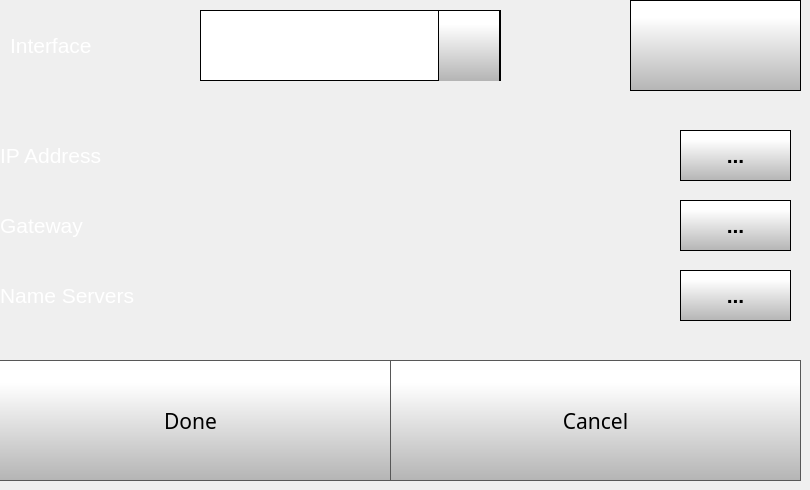
    <widget class="QWidget" name="staticIPSettingsPage">
     <widget class="QComboBox" name="staticIPComboBox">
      <property name="geometry">
       <rect>
        <x>200</x>
        <y>10</y>
        <width>301</width>
        <height>71</height>
       </rect>
      </property>
      <property name="font">
       <font>
        <family>Gotham</family>
        <pointsize>16</pointsize>
       </font>
      </property>
      <property name="contextMenuPolicy">
       <enum>Qt::NoContextMenu</enum>
      </property>
      <property name="styleSheet">
       <string notr="true"> QScrollBar:vertical {
     border: 1px solid black;
border-radius: 5px;
    background-color: rgb(40,40,40);
     width: 60px;
     margin: 67px 0 67px 0;
 }

/* Sets up the color and height of handle */
QScrollBar::handle:vertical {
border-radius: 5px;
background: qlineargradient(spread:pad, x1:0, y1:1, x2:0, y2:0.188, stop:0 rgba(180, 180, 180, 255), stop:1 rgba(255, 255, 255, 255));
min-height: 7px;
}


QScrollBar::add-line:vertical {
     border: 1px solid black;
background: qlineargradient(spread:pad, x1:0, y1:1, x2:0, y2:0.188, stop:0 rgba(180, 180, 180, 255), stop:1 rgba(255, 255, 255, 255));
     height:65px;
border-radius: 5px;
     subcontrol-position: bottom;
     subcontrol-origin: margin;
 }

 QScrollBar::sub-line:vertical {
     border: 1px solid black;
background: qlineargradient(spread:pad, x1:0, y1:1, x2:0, y2:0.188, stop:0 rgba(180, 180, 180, 255), stop:1 rgba(255, 255, 255, 255));
     height: 65px;
border-radius: 5px;
     subcontrol-position: top;
     subcontrol-origin: margin;
 }

QScrollBar::up-arrow:vertical {
 image: url(./templates/img/arrows.png);
    width: 40px;
    height: 40px;
 padding: 5px;
 }
QScrollBar::down-arrow:vertical {
 image: url(./templates/img/arrows-5.png);
    width: 40px;
    height: 40px;
 padding: 5px;
 }

/* need this to get rid of crosshatching on scrollbar background */
QScrollBar::add-page:vertical, QScrollBar::sub-page:vertical {
background: none;
}

QComboBox {
border: 1px solid black;
    padding: 0px 18px 0px 3px;
    min-width: 6em;

}

QComboBox::item {
	color: rgb(0, 0, 0);
}

QComboBox:editable {
    background: white;
}

QComboBox:!editable, QComboBox::drop-down:editable {
background: white;
}

/* QComboBox gets the &quot;on&quot; state when the popup is open */
QComboBox:!editable:on, QComboBox::drop-down:editable:on {
background: white;
}


QComboBox::drop-down {
border-left: 1px solid black;
border-right: 1px solid black;
	background-color: qlineargradient(spread:pad, x1:0, y1:1, x2:0, y2:0.188, stop:0 rgba(180, 180, 180, 255), stop:1 rgba(255, 255, 255, 255));
    width: 60px;
     height: 70px;

}

QComboBox::down-arrow {

image: url(./templates/img/arrows-5.png);
width: 30px;
height: 30px;

}


QComboBox QAbstractItemView {
    selection-background-color: rgb(40, 40, 40);
    background: white;
}</string>
      </property>
      <property name="editable">
       <bool>false</bool>
      </property>
      <property name="maxVisibleItems">
       <number>8</number>
      </property>
      <property name="iconSize">
       <size>
        <width>30</width>
        <height>30</height>
       </size>
      </property>
     </widget>
     <widget class="QLabel" name="staticIPINterfaceLabel">
      <property name="geometry">
       <rect>
        <x>10</x>
        <y>30</y>
        <width>171</width>
        <height>30</height>
       </rect>
      </property>
      <property name="font">
       <font>
        <family>MS Shell Dlg 2</family>
        <pointsize>16</pointsize>
        <weight>50</weight>
        <bold>false</bold>
       </font>
      </property>
      <property name="contextMenuPolicy">
       <enum>Qt::NoContextMenu</enum>
      </property>
      <property name="styleSheet">
       <string notr="true">color: rgb(255, 255, 255);</string>
      </property>
      <property name="text">
       <string>Interface</string>
      </property>
     </widget>
     <widget class="QPushButton" name="staticIPSettingsDoneButton">
      <property name="geometry">
       <rect>
        <x>-10</x>
        <y>360</y>
        <width>401</width>
        <height>121</height>
       </rect>
      </property>
      <property name="font">
       <font>
        <family>Gotham</family>
        <pointsize>16</pointsize>
       </font>
      </property>
      <property name="contextMenuPolicy">
       <enum>Qt::NoContextMenu</enum>
      </property>
      <property name="styleSheet">
       <string notr="true">QPushButton {
     border: 1px solid rgb(87, 87, 87);
	background-color: qlineargradient(spread:pad, x1:0, y1:1, x2:0, y2:0.188, stop:0 rgba(180, 180, 180, 255), stop:1 rgba(255, 255, 255, 255));


}

QPushButton:pressed {
    background-color: qlineargradient(x1: 0, y1: 0, x2: 0, y2: 1,
                                      stop: 0 #dadbde, stop: 1 #f6f7fa);
}

QPushButton:flat {
    border: none; /* no border for a flat push button */
}

QPushButton:default {
    border-color: navy; /* make the default button prominent */
}

QPushButton:focus {
	outline: none;
}</string>
      </property>
      <property name="text">
       <string>Done</string>
      </property>
      <property name="iconSize">
       <size>
        <width>40</width>
        <height>40</height>
       </size>
      </property>
     </widget>
     <widget class="QWidget" name="ethStaticSettings" native="true">
      <property name="geometry">
       <rect>
        <x>-10</x>
        <y>120</y>
        <width>801</width>
        <height>211</height>
       </rect>
      </property>
      <property name="font">
       <font>
        <pointsize>16</pointsize>
       </font>
      </property>
      <widget class="QPushButton" name="staticIPGatewayKeyboardButton">
       <property name="geometry">
        <rect>
         <x>690</x>
         <y>80</y>
         <width>111</width>
         <height>51</height>
        </rect>
       </property>
       <property name="font">
        <font>
         <family>MS Shell Dlg 2</family>
         <pointsize>16</pointsize>
         <weight>75</weight>
         <bold>true</bold>
        </font>
       </property>
       <property name="contextMenuPolicy">
        <enum>Qt::NoContextMenu</enum>
       </property>
       <property name="styleSheet">
        <string notr="true">QPushButton {
     border: 1px solid rgb(0, 0, 0);
	background-color: qlineargradient(spread:pad, x1:0, y1:1, x2:0, y2:0.188, stop:0 rgba(180, 180, 180, 255), stop:1 rgba(255, 255, 255, 255));


}

QPushButton:pressed {
    background-color: qlineargradient(x1: 0, y1: 0, x2: 0, y2: 1,
                                      stop: 0 #dadbde, stop: 1 #f6f7fa);
}

QPushButton:flat {
    border: none; /* no border for a flat push button */
}

QPushButton:default {
    border-color: navy; /* make the default button prominent */
}

QPushButton:focus {
	outline: none;
}</string>
       </property>
       <property name="text">
        <string>...</string>
       </property>
       <property name="iconSize">
        <size>
         <width>40</width>
         <height>40</height>
        </size>
       </property>
      </widget>
      <widget class="QLabel" name="staticIPGatewayLabel">
       <property name="geometry">
        <rect>
         <x>10</x>
         <y>90</y>
         <width>110</width>
         <height>30</height>
        </rect>
       </property>
       <property name="font">
        <font>
         <family>MS Shell Dlg 2</family>
         <pointsize>16</pointsize>
         <weight>50</weight>
         <bold>false</bold>
        </font>
       </property>
       <property name="contextMenuPolicy">
        <enum>Qt::NoContextMenu</enum>
       </property>
       <property name="styleSheet">
        <string notr="true">color: rgb(255, 255, 255);</string>
       </property>
       <property name="text">
        <string>Gateway</string>
       </property>
      </widget>
      <widget class="QPushButton" name="staticIPKeyboardButton">
       <property name="enabled">
        <bool>true</bool>
       </property>
       <property name="geometry">
        <rect>
         <x>690</x>
         <y>10</y>
         <width>111</width>
         <height>51</height>
        </rect>
       </property>
       <property name="font">
        <font>
         <family>MS Shell Dlg 2</family>
         <pointsize>16</pointsize>
         <weight>75</weight>
         <bold>true</bold>
        </font>
       </property>
       <property name="contextMenuPolicy">
        <enum>Qt::NoContextMenu</enum>
       </property>
       <property name="autoFillBackground">
        <bool>false</bool>
       </property>
       <property name="styleSheet">
        <string notr="true">QPushButton {
     border: 1px solid rgb(0, 0, 0);
	background-color: qlineargradient(spread:pad, x1:0, y1:1, x2:0, y2:0.188, stop:0 rgba(180, 180, 180, 255), stop:1 rgba(255, 255, 255, 255));


}

QPushButton:pressed {
    background-color: qlineargradient(x1: 0, y1: 0, x2: 0, y2: 1,
                                      stop: 0 #dadbde, stop: 1 #f6f7fa);
}

QPushButton:flat {
    border: none; /* no border for a flat push button */
}

QPushButton:default {
    border-color: navy; /* make the default button prominent */
}

QPushButton:focus {
	outline: none;
}</string>
       </property>
       <property name="text">
        <string>...</string>
       </property>
       <property name="iconSize">
        <size>
         <width>40</width>
         <height>40</height>
        </size>
       </property>
      </widget>
      <widget class="QLabel" name="staticIPLabel">
       <property name="geometry">
        <rect>
         <x>10</x>
         <y>20</y>
         <width>151</width>
         <height>30</height>
        </rect>
       </property>
       <property name="font">
        <font>
         <family>MS Shell Dlg 2</family>
         <pointsize>16</pointsize>
         <weight>50</weight>
         <bold>false</bold>
        </font>
       </property>
       <property name="contextMenuPolicy">
        <enum>Qt::NoContextMenu</enum>
       </property>
       <property name="styleSheet">
        <string notr="true">color: rgb(255, 255, 255);</string>
       </property>
       <property name="text">
        <string>IP Address</string>
       </property>
      </widget>
      <widget class="QPushButton" name="staticIPNameServerKeyboardButton">
       <property name="geometry">
        <rect>
         <x>690</x>
         <y>150</y>
         <width>111</width>
         <height>51</height>
        </rect>
       </property>
       <property name="font">
        <font>
         <family>MS Shell Dlg 2</family>
         <pointsize>16</pointsize>
         <weight>75</weight>
         <bold>true</bold>
        </font>
       </property>
       <property name="contextMenuPolicy">
        <enum>Qt::NoContextMenu</enum>
       </property>
       <property name="styleSheet">
        <string notr="true">QPushButton {
     border: 1px solid rgb(0, 0, 0);
	background-color: qlineargradient(spread:pad, x1:0, y1:1, x2:0, y2:0.188, stop:0 rgba(180, 180, 180, 255), stop:1 rgba(255, 255, 255, 255));


}

QPushButton:pressed {
    background-color: qlineargradient(x1: 0, y1: 0, x2: 0, y2: 1,
                                      stop: 0 #dadbde, stop: 1 #f6f7fa);
}

QPushButton:flat {
    border: none; /* no border for a flat push button */
}

QPushButton:default {
    border-color: navy; /* make the default button prominent */
}

QPushButton:focus {
	outline: none;
}</string>
       </property>
       <property name="text">
        <string>...</string>
       </property>
       <property name="iconSize">
        <size>
         <width>40</width>
         <height>40</height>
        </size>
       </property>
      </widget>
      <widget class="QLabel" name="staticIPNameServerLabel">
       <property name="geometry">
        <rect>
         <x>10</x>
         <y>160</y>
         <width>181</width>
         <height>30</height>
        </rect>
       </property>
       <property name="font">
        <font>
         <family>MS Shell Dlg 2</family>
         <pointsize>16</pointsize>
         <weight>50</weight>
         <bold>false</bold>
        </font>
       </property>
       <property name="contextMenuPolicy">
        <enum>Qt::NoContextMenu</enum>
       </property>
       <property name="styleSheet">
        <string notr="true">color: rgb(255, 255, 255);</string>
       </property>
       <property name="text">
        <string>Name Servers</string>
       </property>
      </widget>
     </widget>
     <widget class="QPushButton" name="staticIPSettingsCancelButton">
      <property name="geometry">
       <rect>
        <x>390</x>
        <y>360</y>
        <width>411</width>
        <height>121</height>
       </rect>
      </property>
      <property name="font">
       <font>
        <family>Gotham</family>
        <pointsize>16</pointsize>
       </font>
      </property>
      <property name="contextMenuPolicy">
       <enum>Qt::NoContextMenu</enum>
      </property>
      <property name="styleSheet">
       <string notr="true">QPushButton {
     border: 1px solid rgb(87, 87, 87);
	background-color: qlineargradient(spread:pad, x1:0, y1:1, x2:0, y2:0.188, stop:0 rgba(180, 180, 180, 255), stop:1 rgba(255, 255, 255, 255));


}

QPushButton:pressed {
    background-color: qlineargradient(x1: 0, y1: 0, x2: 0, y2: 1,
                                      stop: 0 #dadbde, stop: 1 #f6f7fa);
}

QPushButton:flat {
    border: none; /* no border for a flat push button */
}

QPushButton:default {
    border-color: navy; /* make the default button prominent */
}

QPushButton:focus {
	outline: none;
}</string>
      </property>
      <property name="text">
       <string>Cancel</string>
      </property>
      <property name="iconSize">
       <size>
        <width>50</width>
        <height>50</height>
       </size>
      </property>
     </widget>
     <widget class="QPushButton" name="deleteStaticIPSettingsButton">
      <property name="enabled">
       <bool>true</bool>
      </property>
      <property name="geometry">
       <rect>
        <x>630</x>
        <y>0</y>
        <width>171</width>
        <height>91</height>
       </rect>
      </property>
      <property name="font">
       <font>
        <family>MS Shell Dlg 2</family>
        <pointsize>18</pointsize>
        <weight>75</weight>
        <bold>true</bold>
       </font>
      </property>
      <property name="contextMenuPolicy">
       <enum>Qt::NoContextMenu</enum>
      </property>
      <property name="autoFillBackground">
       <bool>false</bool>
      </property>
      <property name="styleSheet">
       <string notr="true">QPushButton {
     border: 1px solid rgb(0, 0, 0);
	background-color: qlineargradient(spread:pad, x1:0, y1:1, x2:0, y2:0.188, stop:0 rgba(180, 180, 180, 255), stop:1 rgba(255, 255, 255, 255));


}

QPushButton:pressed {
    background-color: qlineargradient(x1: 0, y1: 0, x2: 0, y2: 1,
                                      stop: 0 #dadbde, stop: 1 #f6f7fa);
}

QPushButton:flat {
    border: none; /* no border for a flat push button */
}

QPushButton:default {
    border-color: navy; /* make the default button prominent */
}

QPushButton:focus {
	outline: none;
}</string>
      </property>
      <property name="text">
       <string/>
      </property>
      <property name="icon">
       <iconset>
        <normaloff>templates/img/delete.png</normaloff>templates/img/delete.png</iconset>
      </property>
      <property name="iconSize">
       <size>
        <width>40</width>
        <height>40</height>
       </size>
      </property>
     </widget>
    </widget>
